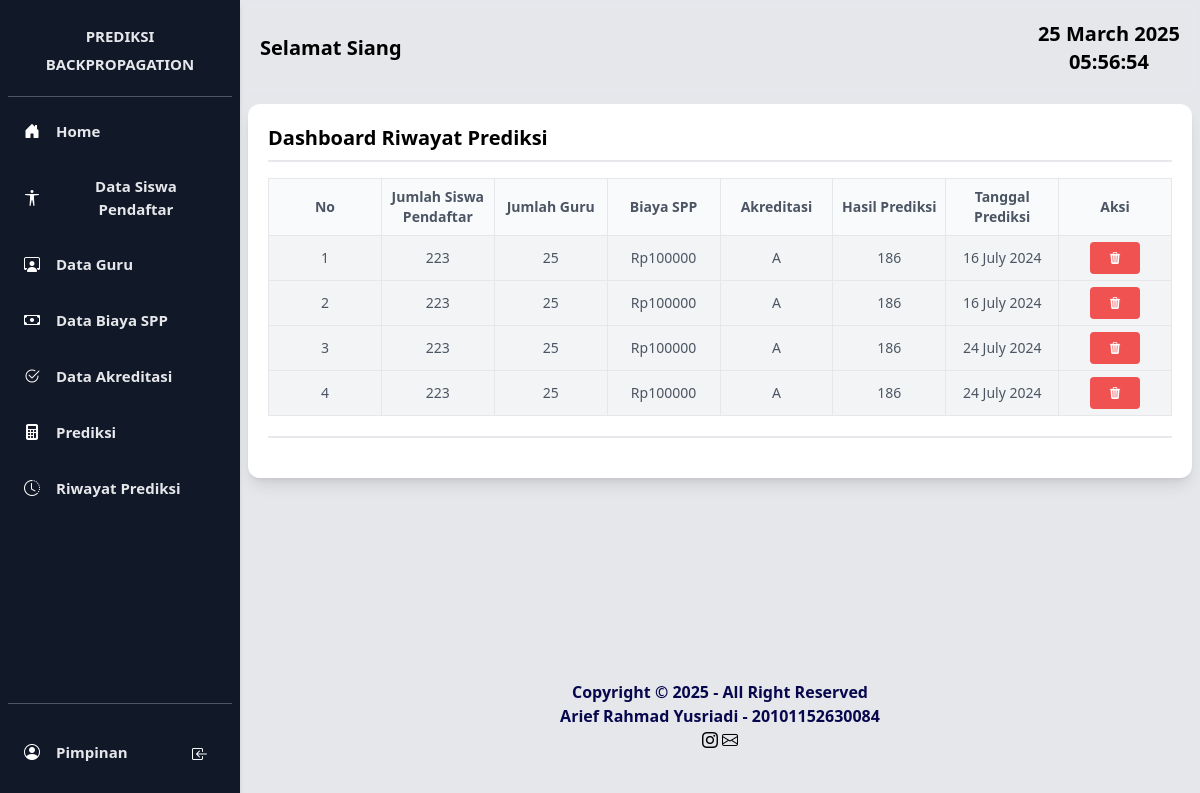
Page /?p=riwayat (signed in) on the committed database.
### tables this page shows
CREATE TABLE IF NOT EXISTS `data_riwayat` (
  `id` int NOT NULL AUTO_INCREMENT,
  `jumlah_siswa` int DEFAULT NULL,
  `jumlah_guru` int DEFAULT NULL,
  `spp` int DEFAULT NULL,
  `akreditasi` enum('A','B') DEFAULT NULL,
  `hasil_prediksi` int DEFAULT NULL,
  `tgl_prediksi` datetime DEFAULT CURRENT_TIMESTAMP,
  PRIMARY KEY (`id`)
);

### apps/apis.php (called while the page is built, shortened)
<?php
$host = 'localhost';
$user = 'root';
$password = '';
$conn = mysqli_connect($host, $user, $password);
function getRecord($tabel, $field, $where): mysqli_result|bool
{
    global $conn;
    return mysqli_query($conn, "SELECT $field FROM $tabel $where");
}
function fetch($query){
    $data = mysqli_fetch_array($query);
    return $data;
}

### pages/riwayat/view.php (the view, shortened to what this page needs)
<div class="rounded-xl p-5 bg-white shadow-lg">
    <h1 class="font-bold text-xl">Dashboard Riwayat Prediksi</h1>
    <div class="flex bg-gray-200 my-2 h-0.5 rounded"></div>
    <div class="table pt-2 w-full">
        <table class="w-full border rounded">
            <thead>
                <tr class="bg-gray-50 border-b">
                    <th class="w-1/12 py-2 border-r text-sm font-bold text-gray-600">No</th>
                    <th class="w-1/12 py-2 border-r text-sm font-bold text-gray-600">Jumlah Siswa Pendaftar</th>
                    <th class="w-1/12 py-2 border-r text-sm font-bold text-gray-600">Jumlah Guru</th>
                    <th class="w-1/12 py-2 border-r text-sm font-bold text-gray-600">Biaya SPP</th>
                    <th class="w-1/12 py-2 border-r text-sm font-bold text-gray-600">Akreditasi</th>
                    <th class="w-1/12 py-2 border-r text-sm font-bold text-gray-600">Hasil Prediksi</th>
                    <th class="w-1/12 py-2 border-r text-sm font-bold text-gray-600">Tanggal Prediksi</th>
                    <th class="w-1/12 py-2 border-r text-sm font-bold text-gray-600">Aksi</th>
                </tr>
            </thead>
            <tbody>
                <?php
                $no = 1;
                $tabel = 'data_riwayat';
                $field = '*';
                $where = '';
                $query = getRecord($tabel, $field, $where);
                if (mysqli_num_rows($query) == 0) {
                ?>
                <tr class="bg-gray-100 text-center border-b text-sm text-gray-600" id="hideNote1">
                    <td colspan="8" class="py-3 border-r">Tidak ada data</td>
                </tr>
                <?php
                } else {
                    while ($row = fetch($query)) {
                ?>
                <tr id="tr_<?= $row['id']; ?>" class="bg-gray-100 text-center border-b text-sm text-gray-600">
                    <td class="py-3 border-r"><?= $no++ ?></td>
                    <td class="py-3 border-r"><?= $row['jumlah_siswa'] ?></td>
                    <td class="py-3 border-r"><?= $row['jumlah_guru'] ?></td>
                    <td class="py-3 border-r">Rp<?= $row['spp'] ?></td>
                    <td class="py-3 border-r"><?= $row['akreditasi'] ?></td>
                    <td class="py-3 border-r"><?= $row['hasil_prediksi'] ?></td>
                    <td class="py-3 border-r"><?= date('d F Y', strtotime($row['tgl_prediksi'])) ?></td>
                    <td>
                        <button onclick="hapus('data_riwayat', '<?= $row['id'] ?>')"
                            class="bg-red-500 w-[50px] py-2 inline-block text-white rounded hover:shadow-lg text-xs font-bold"><i class="bi bi-trash3-fill"></i></button>
                    </td>
                </tr>
                <?php
                    }
                }
            ?>
            </tbody>
        </table>
    </div>
    <div class="flex bg-gray-200 my-5 h-0.5 rounded"></div>
</div>

### rows in the picture
data_riwayat: jumlah_siswa "223", jumlah_guru "25", spp "100000", akreditasi "A", hasil_prediksi "186", tgl_prediksi "16 July 2024"
data_riwayat: jumlah_siswa "223", jumlah_guru "25", spp "100000", akreditasi "A", hasil_prediksi "186", tgl_prediksi "16 July 2024"
data_riwayat: jumlah_siswa "223", jumlah_guru "25", spp "100000", akreditasi "A", hasil_prediksi "186", tgl_prediksi "24 July 2024"
data_riwayat: jumlah_siswa "223", jumlah_guru "25", spp "100000", akreditasi "A", hasil_prediksi "186", tgl_prediksi "24 July 2024"

### other values in the picture
$user "Pimpinan"
$waktu "Siang"
